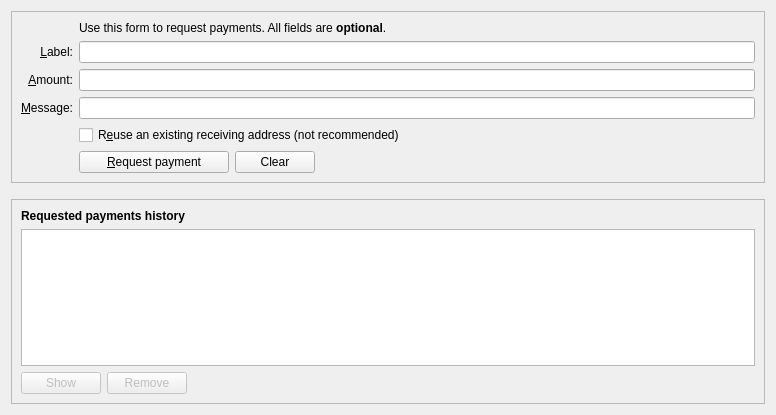
<?xml version="1.0" encoding="UTF-8"?>
<ui version="4.0">
 <class>ReceiveCoinsDialog</class>
 <widget class="QWidget" name="ReceiveCoinsDialog">
  <property name="geometry">
   <rect>
    <x>0</x>
    <y>0</y>
    <width>776</width>
    <height>415</height>
   </rect>
  </property>
  <layout class="QVBoxLayout" name="verticalLayout" stretch="0,0,1">
   <item>
    <widget class="QFrame" name="frame2">
     <property name="sizePolicy">
      <sizepolicy hsizetype="Preferred" vsizetype="Expanding">
       <horstretch>0</horstretch>
       <verstretch>0</verstretch>
      </sizepolicy>
     </property>
     <property name="frameShape">
      <enum>QFrame::StyledPanel</enum>
     </property>
     <property name="frameShadow">
      <enum>QFrame::Sunken</enum>
     </property>
     <layout class="QVBoxLayout" name="verticalLayout_3">
      <item>
       <layout class="QGridLayout" name="gridLayout">
        <item row="7" column="2">
         <widget class="QCheckBox" name="reuseAddress">
          <property name="toolTip">
           <string>Reuse one of the previously used receiving addresses. Reusing addresses has security and privacy issues. Do not use this unless re-generating a payment request made before.</string>
          </property>
          <property name="text">
           <string>R&amp;euse an existing receiving address (not recommended)</string>
          </property>
         </widget>
        </item>
        <item row="7" column="0">
         <widget class="QLabel" name="label_4">
          <property name="text">
           <string/>
          </property>
         </widget>
        </item>
        <item row="6" column="0">
         <widget class="QLabel" name="label_3">
          <property name="toolTip">
           <string>An optional message to attach to the payment request, which will be displayed when the request is opened. Note: The message will not be sent with the payment over the Bitcoin network.</string>
          </property>
          <property name="text">
           <string>&amp;Message:</string>
          </property>
          <property name="alignment">
           <set>Qt::AlignRight|Qt::AlignTrailing|Qt::AlignVCenter</set>
          </property>
          <property name="buddy">
           <cstring>reqMessage</cstring>
          </property>
         </widget>
        </item>
        <item row="4" column="2">
         <widget class="QLineEdit" name="reqLabel">
          <property name="toolTip">
           <string>An optional label to associate with the new receiving address.</string>
          </property>
         </widget>
        </item>
        <item row="6" column="2">
         <widget class="QLineEdit" name="reqMessage">
          <property name="toolTip">
           <string>An optional message to attach to the payment request, which will be displayed when the request is opened. Note: The message will not be sent with the payment over the Bitcoin network.</string>
          </property>
         </widget>
        </item>
        <item row="2" column="2">
         <widget class="QLabel" name="label_5">
          <property name="text">
           <string>Use this form to request payments. All fields are &lt;b&gt;optional&lt;/b&gt;.</string>
          </property>
         </widget>
        </item>
        <item row="4" column="0">
         <widget class="QLabel" name="label_2">
          <property name="toolTip">
           <string>An optional label to associate with the new receiving address.</string>
          </property>
          <property name="text">
           <string>&amp;Label:</string>
          </property>
          <property name="alignment">
           <set>Qt::AlignRight|Qt::AlignTrailing|Qt::AlignVCenter</set>
          </property>
          <property name="buddy">
           <cstring>reqLabel</cstring>
          </property>
         </widget>
        </item>
        <item row="5" column="0">
         <widget class="QLabel" name="label">
          <property name="toolTip">
           <string>An optional amount to request. Leave this empty or zero to not request a specific amount.</string>
          </property>
          <property name="text">
           <string>&amp;Amount:</string>
          </property>
          <property name="alignment">
           <set>Qt::AlignRight|Qt::AlignTrailing|Qt::AlignVCenter</set>
          </property>
          <property name="buddy">
           <cstring>reqAmount</cstring>
          </property>
         </widget>
        </item>
        <item row="5" column="2">
         <widget class="BitcoinAmountField" name="reqAmount">
          <property name="minimumSize">
           <size>
            <width>80</width>
            <height>0</height>
           </size>
          </property>
          <property name="toolTip">
           <string>An optional amount to request. Leave this empty or zero to not request a specific amount.</string>
          </property>
         </widget>
        </item>
        <item row="8" column="2">
         <layout class="QHBoxLayout" name="horizontalLayout">
          <item>
           <widget class="QPushButton" name="receiveButton">
            <property name="minimumSize">
             <size>
              <width>150</width>
              <height>0</height>
             </size>
            </property>
            <property name="text">
             <string>&amp;Request payment</string>
            </property>
            <property name="icon">
             <iconset resource="../bitcoin.qrc">
              <normaloff>:/icons/receiving_addresses</normaloff>:/icons/receiving_addresses</iconset>
            </property>
           </widget>
          </item>
          <item>
           <widget class="QPushButton" name="clearButton">
            <property name="sizePolicy">
             <sizepolicy hsizetype="Minimum" vsizetype="Fixed">
              <horstretch>0</horstretch>
              <verstretch>0</verstretch>
             </sizepolicy>
            </property>
            <property name="toolTip">
             <string>Clear all fields of the form.</string>
            </property>
            <property name="text">
             <string>Clear</string>
            </property>
            <property name="icon">
             <iconset resource="../bitcoin.qrc">
              <normaloff>:/icons/remove</normaloff>:/icons/remove</iconset>
            </property>
            <property name="autoDefault">
             <bool>false</bool>
            </property>
           </widget>
          </item>
          <item>
           <spacer name="horizontalSpacer">
            <property name="orientation">
             <enum>Qt::Horizontal</enum>
            </property>
            <property name="sizeHint" stdset="0">
             <size>
              <width>40</width>
              <height>20</height>
             </size>
            </property>
           </spacer>
          </item>
         </layout>
        </item>
        <item row="8" column="0">
         <widget class="QLabel" name="label_7">
          <property name="text">
           <string/>
          </property>
         </widget>
        </item>
       </layout>
      </item>
     </layout>
    </widget>
   </item>
   <item>
    <spacer name="verticalSpacer_2">
     <property name="orientation">
      <enum>Qt::Vertical</enum>
     </property>
     <property name="sizeHint" stdset="0">
      <size>
       <width>20</width>
       <height>10</height>
      </size>
     </property>
    </spacer>
   </item>
   <item>
    <widget class="QFrame" name="frame">
     <property name="sizePolicy">
      <sizepolicy hsizetype="Preferred" vsizetype="Expanding">
       <horstretch>0</horstretch>
       <verstretch>0</verstretch>
      </sizepolicy>
     </property>
     <property name="frameShape">
      <enum>QFrame::StyledPanel</enum>
     </property>
     <property name="frameShadow">
      <enum>QFrame::Raised</enum>
     </property>
     <layout class="QVBoxLayout" name="verticalLayout_2">
      <item>
       <widget class="QLabel" name="label_6">
        <property name="font">
         <font>
          <weight>75</weight>
          <bold>true</bold>
         </font>
        </property>
        <property name="text">
         <string>Requested payments history</string>
        </property>
       </widget>
      </item>
      <item>
       <widget class="QTableView" name="recentRequestsView">
        <property name="contextMenuPolicy">
         <enum>Qt::CustomContextMenu</enum>
        </property>
        <property name="tabKeyNavigation">
         <bool>false</bool>
        </property>
        <property name="sortingEnabled">
         <bool>true</bool>
        </property>
       </widget>
      </item>
      <item>
       <layout class="QHBoxLayout" name="horizontalLayout_2">
        <item>
         <widget class="QPushButton" name="showRequestButton">
          <property name="enabled">
           <bool>false</bool>
          </property>
          <property name="toolTip">
           <string>Show the selected request (does the same as double clicking an entry)</string>
          </property>
          <property name="text">
           <string>Show</string>
          </property>
          <property name="icon">
           <iconset resource="../bitcoin.qrc">
            <normaloff>:/icons/edit</normaloff>:/icons/edit</iconset>
          </property>
          <property name="autoDefault">
           <bool>false</bool>
          </property>
         </widget>
        </item>
        <item>
         <widget class="QPushButton" name="removeRequestButton">
          <property name="enabled">
           <bool>false</bool>
          </property>
          <property name="toolTip">
           <string>Remove the selected entries from the list</string>
          </property>
          <property name="text">
           <string>Remove</string>
          </property>
          <property name="icon">
           <iconset resource="../bitcoin.qrc">
            <normaloff>:/icons/remove</normaloff>:/icons/remove</iconset>
          </property>
          <property name="autoDefault">
           <bool>false</bool>
          </property>
         </widget>
        </item>
        <item>
         <spacer name="horizontalSpacer_2">
          <property name="orientation">
           <enum>Qt::Horizontal</enum>
          </property>
          <property name="sizeHint" stdset="0">
           <size>
            <width>40</width>
            <height>20</height>
           </size>
          </property>
         </spacer>
        </item>
       </layout>
      </item>
     </layout>
    </widget>
   </item>
  </layout>
 </widget>
 <customwidgets>
  <customwidget>
   <class>BitcoinAmountField</class>
   <extends>QLineEdit</extends>
   <header>bitcoinamountfield.h</header>
   <container>1</container>
  </customwidget>
 </customwidgets>
 <tabstops>
  <tabstop>reqLabel</tabstop>
  <tabstop>reqAmount</tabstop>
  <tabstop>reqMessage</tabstop>
  <tabstop>reuseAddress</tabstop>
  <tabstop>receiveButton</tabstop>
  <tabstop>clearButton</tabstop>
  <tabstop>recentRequestsView</tabstop>
  <tabstop>showRequestButton</tabstop>
  <tabstop>removeRequestButton</tabstop>
 </tabstops>
 <resources>
  <include location="../bitcoin.qrc"/>
 </resources>
 <connections/>
</ui>
